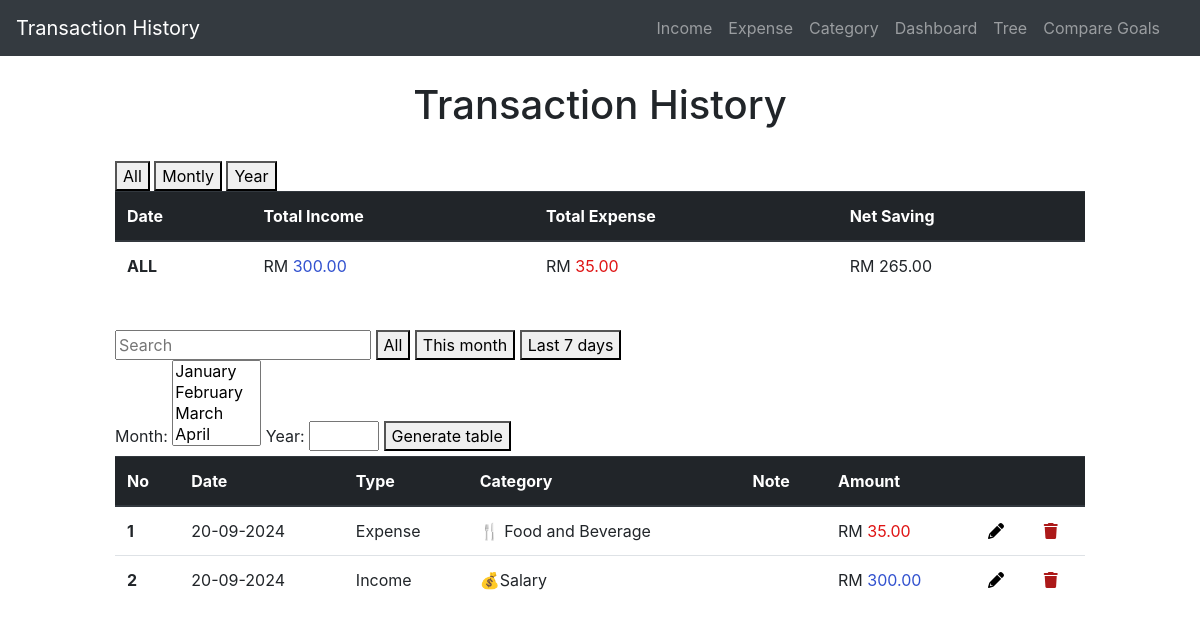
Before: / with the older database file.
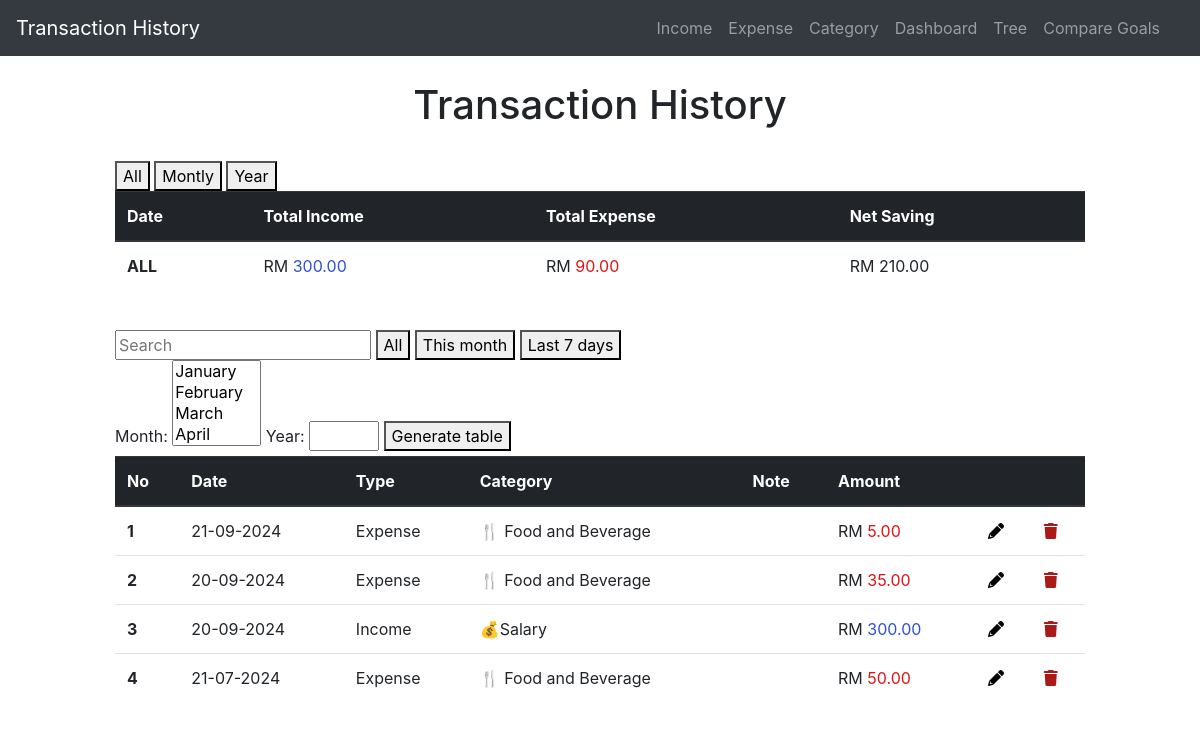
After: the same page with the newer database file.
### application/models.py (models this page shows, shortened)
class add_expenses(db.Model):
    id = db.Column(db.Integer, primary_key=True)
    amount = db.Column(db.Double, nullable=False)
    category = db.Column(db.String(30),nullable=False)
    date = db.Column(db.DateTime, nullable=False)
    type = db.Column(db.String(10), nullable=False, default= 'Expense')
    nota = db.Column(db.String(15))

class add_incomes(db.Model):
    id = db.Column(db.Integer, primary_key=True)
    amount = db.Column(db.Double, nullable=False)
    category = db.Column(db.String(30),nullable=False)
    date = db.Column(db.DateTime, nullable=False)
    type = db.Column(db.String(10), nullable=False, default= 'Income')
    nota = db.Column(db.String(15))

### application/routes.py (the view)
@app.route('/', methods = ["POST", "GET"])
def index():
    expenses = add_expenses.query.order_by(add_expenses.date.desc()).all()
    incomes = add_incomes.query.order_by(add_incomes.date.desc()).all()
    entries = combine_table(expenses,incomes)
    sum_expenses = db.session.query(db.func.sum(add_expenses.amount)).all()
    sum_expense = [expense[0] if expense[0] is not None else 0 for expense in sum_expenses]
    sum_incomes = db.session.query(db.func.sum(add_incomes.amount)).all()
    sum_income = [income[0] if income[0] is not None else 0 for income in sum_incomes]
    net = [round(sum_income[0] - sum_expense[0], 2)]
    return render_template('index.html', title="Transaction history", entries=entries,  sum_expense=sum_expense, sum_income=sum_income, net=net)

### application/routes.py (called while the page is built)
def combine_table(expenses,incomes):
    entries = []
    for expense in expenses:
        entries.append({
            'id': expense.id,
            'date': expense.date,
            'type': expense.type,
            'category': expense.category,
            'amount': expense.amount,
            'nota': expense.nota
        })
    for income in incomes:
        entries.append({
            'id': income.id,
            'date': income.date,
            'type': income.type,
            'category': income.category,
            'amount': income.amount,
            'nota': income.nota
        })
    entries.sort(key=lambda x: x['date'], reverse=True)
    return entries

### application/templates/index.html (shortened to what this page needs)
{% extends 'layout.html' %}
{% block content %}
    <head>
        <link rel="stylesheet" href="https://cdnjs.cloudflare.com/ajax/libs/font-awesome/6.0.0-beta3/css/all.min.css">
    </head>
    <div class="col-sm-10 ml-auto mr-auto ">
       <center>
        <H1>Transaction History</H1>
       </center>
       <br>
       <section class="section">
            <div class="columns">
                <div class="column is-one-third is-offset-one-third">
                    <button type='button' hx-get="/net_all_table" hx-target="#net_table">All</button>
                    <button type='button' hx-get="/net_montly_table" hx-target="#net_table">Montly</button>
                    <button type='button' hx-get="/net_yearly_table" hx-target="#net_table">Year</button>
                </div>
            </div>
            <table class="table">
                <thead class="thead-dark">
                    <tr>
                        <th scope="col">Date</th>
                        <th scope="col">Total Income</th>
                        <th scope="col">Total Expense</th>
                        <th scope="col">Net Saving</th>
                    </tr>
                </thead>
                <tbody id="net_table" >
                    {% for expense in sum_expense %}
                    {% for income in sum_income %}
                    {% for net_save in net %}
                            <tr>
                                <th scope="row">ALL</th>
                                <td class="amount-field">RM <span style="color: rgb(49, 81, 207);">{{ "{:.2f}".format(income) }}</span></td>
                                <td class="amount-field">RM <span style="color: rgb(223, 20, 20);">{{ "{:.2f}".format(expense) }}</span></td>
                                <td class="amount-field">{{  'RM ' + "{:.2f}".format(net_save) }}</td>
                            </tr>
                    {% endfor %}
                    {% endfor %}
                    {% endfor %}
                </tbody>
            </table>
        </section>
        <br>
        <section class="section">
            <div class="columns">
                <div class="column is-one-third is-offset-one-third">
                    <form hx-post="/set" hx-target="#results" hx-swap="innerHTML">
                        <row>
                            <input type='text' class="input" placeholder="Search" name="q" hx-get="/search" hx-trigger="keyup changed delay:500ms" hx-target="#results">
                            <button type='button' hx-get="/default_table" hx-target="#results">All</button>
                            <button type='button' hx-get="/this_month_table" hx-target="#results">This month</button>
                            <button type='button' hx-get="/last_7days_table_income" hx-target="#results">Last 7 days</button>⠀⠀⠀⠀⠀⠀⠀⠀⠀⠀⠀⠀⠀⠀⠀⠀⠀⠀⠀⠀⠀⠀⠀⠀⠀⠀⠀⠀⠀⠀⠀⠀⠀⠀⠀⠀⠀⠀
                            <label for="month">Month:</label>
                            <select name="month" id="month" multiple>
                                <option value="1">January</option>
                                <option value="2">February</option>
                                <option value="3">March</option>
                                <option value="4">April</option>
                                <option value="5">May</option>
                            </select>
                            <label for="year">Year:</label>
                            <input type="number" id="year" name="year" class="input is-small", style="width: 70px;" required>
                            <button type="submit" class="input is-small">Generate table</button>
                        </row>
                    </form>
                </div>
            </div>
            <table class="table">
                <thead class="thead-dark">
                    <tr>
                        <th scope="col">No</th>
                        <th scope="col">Date</th>
                        <th scope="col">Type</th>
                        <th scope="col">Category</th>
                        <th scope="col">Note</th>
                        <th scope="col">Amount</th>
                        <th scope="col"></th>
                        <th scope="col"></th>
                    </tr>
                </thead>
                <tbody id="results">
                    {% for entry in entries %}
                            <tr>
                                <th scope="row">{{loop.index}}</th>
                                <td>{{entry.date.strftime("%d-%m-%Y")}}</td>
                                <td>{{entry.type}}</td>
                                <td>{{entry.category }}</td>
                                <td>{{entry.nota }}</td>
                                {% if entry.type == 'Expense' %}
                                <td class="amount-field">RM <span style="color: rgb(223, 20, 20);">{{ "{:.2f}".format(entry.amount) }}</span></td>
                                {% else %}
                                <td class="amount-field">RM <span style="color: rgb(49, 81, 207);">{{ "{:.2f}".format(entry.amount) }}</span></td>
                                {% endif %}
                                <td><a href="{{ url_for('get_record', entry_id=entry.id, entry_type = entry.type, entry_amount = entry.amount, entry_date = entry.date.strftime('%Y-%m-%d %H:%M:%S'),next=url_for('index')) }}"   class="edit" title="Edit" data-toggle="tooltip" id="1"><i class="fa fa-pencil" style="color: rgb(0, 0, 0);"></i></a></td>
                                <td><a href="{{ url_for('delete', entry_id=entry.id, entry_type = entry.type, entry_amount = entry.amount, entry_date = entry.date.strftime('%Y-%m-%d %H:%M:%S'), next=url_for('index')) }}" class="delete" title="Delete" data-toggle="tooltip" id="1"><i class="fa-solid fa-trash" style="color: rgb(172, 25, 25);"></i></a></td>
                            </tr>
                    {% endfor %}
                </tbody>
            </table>
        </section>
    </div>
{% endblock %}

### application/templates/layout.html (shortened to what this page needs)
<!DOCTYPE html>
<html lang="en">
<head>
    <link rel="stylesheet"
        href="https://maxcdn.bootstrapcdn.com/bootstrap/4.0.0/css/bootstrap.min.css"
        href="static/styles.css"
>
</head>
<body>
    <div class="container-fluid">
        <div class="row">
            <div class="col-md-12 p-0">
                <header class="mb-4">
                    <nav class="navbar navbar-expand-lg navbar-dark bg-dark">
                        <a class="navbar-brand" href="{{ url_for('index') }}">Transaction History</a>
                        <div class="collapse navbar-collapse" id="navbarNavAltMarkup">
                            <div class="navbar-nav ml-auto mr-3">
                                <a class="nav-item nav-link" href="{{ url_for('add_income') }}">Income</a>
                                <a class="nav-item nav-link" href="{{ url_for('add_expense') }}">Expense</a>
                                <a class="nav-item nav-link" href="{{ url_for('categoryy') }}">Category</a>
                                <a class="nav-item nav-link" href="{{ url_for('dashboard') }}">Dashboard</a>
                                <a class="nav-item nav-link" href="{{ url_for('tree') }}">Tree</a>
                                <a class="nav-item nav-link" href="{{ url_for('compare') }}">Compare Goals</a>
                            </div>
                        </div>
                    </nav>
                </header>
            </div>
        </div>
        <div class="row justify-content-center">
            <div class="col-md-10"></div>
                {% block content %}{% endblock %}
            </div>
        </div>
</body>
</html>

Changed rows visible on the page:
added add_expenses: date "21-09-2024", type "Expense", category "🍴 Food and Beverage", amount "5.00"
added add_expenses: date "21-07-2024", type "Expense", category "🍴 Food and Beverage", amount "50.00"
Other visible differences:
list line gone: "ALL RM 300.00 RM 35.00 RM 265.00"
new list line: "ALL RM 300.00 RM 90.00 RM 210.00"
